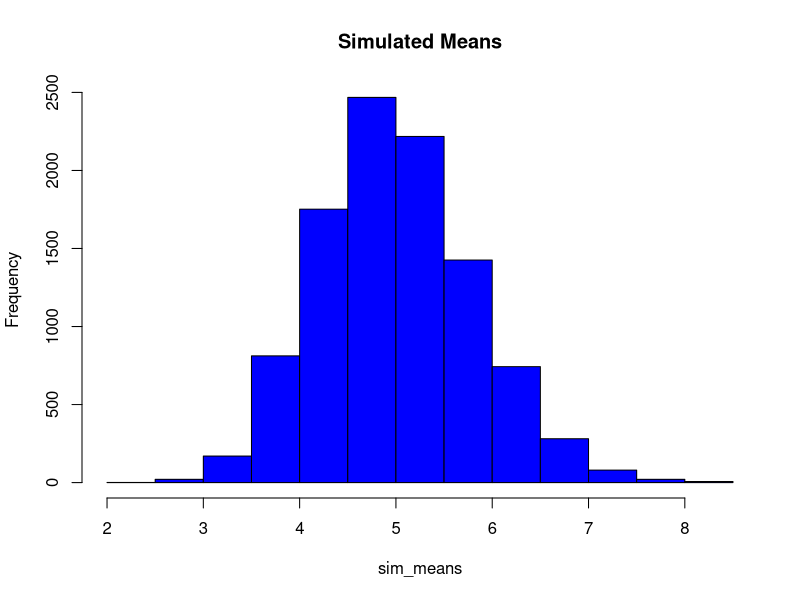

This figure's R source:
## ---- chunk 1
n <- 40
simnum <- 10000
lambda <- 0.2
simdata <- matrix(replicate(simnum,rexp(n,rate=lambda)),n,simnum) #simulate the random pulls
sim_means <- apply(simdata, 2, mean) #take column means
## ---- chunk 2
results_table <- data.frame(Theoretical=rep(0,3), Simulated=rep(0,3)) #initialize the data frame
rownames(results_table) <- c("Mean", "Variance", "Std. Deviation")
results_table[,1] = c(5.000, 0.6250, round(sqrt(0.625),4))
results_table[1,2] = round(mean(sim_means),4)
results_table[2,2] = round(var(sim_means),4)
results_table[3,2] = round(sd(sim_means),4)
results_table
## ---- chunk 3
sim_vars <- apply(simdata,2,var)
sim_sd <- apply(simdata,2,sd)
sim_ll <- sim_means - 1.96*(sim_sd/sqrt(n))
sim_ul <- sim_means + 1.96*(sim_sd/sqrt(n))
coverage <- mean(sim_ll < (1/lambda) & sim_ul > (1/lambda))
noquote(paste("Coverage: ", round(coverage,2)*100, "%", sep=""))
## ---- chunk 4
library(tseries)
library(timeDate)
## ---- chunk 5
hist(sim_means, col="blue", main="Simulated Means")
noquote(paste("Jarque-Bera Test |","JB Stat", round(jarque.bera.test(sim_means)$statistic,2),"p-value",round(jarque.bera.test(sim_means)$p.value,5), sep= " "))
noquote(paste("Excess Kurtosis =", round(kurtosis(sim_means)[1],5),"| Skewness =",round(skewness(sim_means)[1],5), sep= " "))
